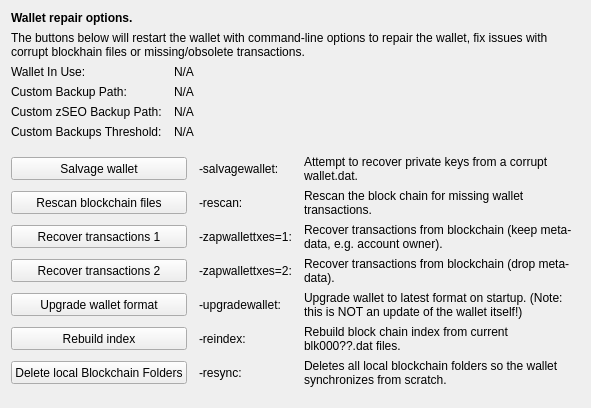
     <widget class="QWidget" name="tab_repair">
      <attribute name="title">
       <string>&amp;Wallet Repair</string>
      </attribute>
      <layout class="QGridLayout" name="gridLayout_4" columnstretch="0,0,0,0">
       <property name="horizontalSpacing">
        <number>12</number>
       </property>
       <item row="0" column="0" colspan="4">
        <widget class="QLabel" name="label_repair_header">
         <property name="font">
          <font>
           <weight>75</weight>
           <bold>true</bold>
          </font>
         </property>
         <property name="text">
          <string>Wallet repair options.</string>
         </property>
        </widget>
       </item>
       <item row="1" column="0" colspan="4">
        <widget class="QLabel" name="label_repair_helptext">
         <property name="font">
          <font>
           <weight>50</weight>
           <bold>false</bold>
          </font>
         </property>
         <property name="text">
          <string>The buttons below will restart the wallet with command-line options to repair the wallet, fix issues with corrupt blockhain files or missing/obsolete transactions.</string>
         </property>
         <property name="wordWrap">
          <bool>true</bool>
         </property>
        </widget>
       </item>
       <item row="2" column="0">
        <widget class="QLabel" name="wallet_path_label">
         <property name="text">
          <string>Wallet In Use:</string>
         </property>
        </widget>
       </item>
       <item row="2" column="1" colspan="3">
        <widget class="QLabel" name="wallet_path">
         <property name="cursor">
          <cursorShape>IBeamCursor</cursorShape>
         </property>
         <property name="text">
          <string>N/A</string>
         </property>
         <property name="textFormat">
          <enum>Qt::PlainText</enum>
         </property>
         <property name="textInteractionFlags">
          <set>Qt::LinksAccessibleByMouse|Qt::TextSelectableByKeyboard|Qt::TextSelectableByMouse</set>
         </property>
        </widget>
       </item>
       <item row="3" column="0">
        <widget class="QLabel" name="wallet_custombackuppath_label">
         <property name="text">
          <string>Custom Backup Path:</string>
         </property>
         <property name="visible">
          <bool>false</bool>
         </property>
        </widget>
       </item>
       <item row="3" column="1" colspan="3">
        <widget class="QLabel" name="wallet_custombackuppath">
         <property name="cursor">
          <cursorShape>IBeamCursor</cursorShape>
         </property>
         <property name="text">
          <string>N/A</string>
         </property>
         <property name="textFormat">
          <enum>Qt::PlainText</enum>
         </property>
         <property name="textInteractionFlags">
          <set>Qt::LinksAccessibleByMouse|Qt::TextSelectableByKeyboard|Qt::TextSelectableByMouse</set>
         </property>
         <property name="visible">
          <bool>false</bool>
         </property>
        </widget>
       </item>
       <item row="4" column="0">
        <widget class="QLabel" name="wallet_customzclpbackuppath_label">
         <property name="text">
          <string>Custom zSEO Backup Path:</string>
         </property>
         <property name="visible">
          <bool>false</bool>
         </property>
        </widget>
       </item>
       <item row="4" column="1" colspan="3">
        <widget class="QLabel" name="wallet_customzclpbackuppath">
         <property name="cursor">
          <cursorShape>IBeamCursor</cursorShape>
         </property>
         <property name="text">
          <string>N/A</string>
         </property>
         <property name="textFormat">
          <enum>Qt::PlainText</enum>
         </property>
         <property name="textInteractionFlags">
          <set>Qt::LinksAccessibleByMouse|Qt::TextSelectableByKeyboard|Qt::TextSelectableByMouse</set>
         </property>
         <property name="visible">
          <bool>false</bool>
         </property>
        </widget>
       </item>
       <item row="5" column="0">
        <widget class="QLabel" name="wallet_custombackupthreshold_label">
         <property name="text">
          <string>Custom Backups Threshold:</string>
         </property>
         <property name="visible">
          <bool>false</bool>
         </property>
        </widget>
       </item>
       <item row="5" column="1" colspan="3">
        <widget class="QLabel" name="wallet_custombackupthreshold">
         <property name="cursor">
          <cursorShape>IBeamCursor</cursorShape>
         </property>
         <property name="text">
          <string>N/A</string>
         </property>
         <property name="textFormat">
          <enum>Qt::PlainText</enum>
         </property>
         <property name="textInteractionFlags">
          <set>Qt::LinksAccessibleByMouse|Qt::TextSelectableByKeyboard|Qt::TextSelectableByMouse</set>
         </property>
         <property name="visible">
          <bool>false</bool>
         </property>
        </widget>
       </item>
       <item row="6" column="0">
        <spacer name="verticalSpacer_repair1">
         <property name="orientation">
          <enum>Qt::Vertical</enum>
         </property>
         <property name="sizeHint" stdset="0">
          <size>
           <width>10</width>
           <height>10</height>
          </size>
         </property>
        </spacer>
       </item>
       <item row="7" column="0" colspan="2">
        <widget class="QPushButton" name="btn_salvagewallet">
         <property name="minimumSize">
          <size>
           <width>100</width>
           <height>23</height>
          </size>
         </property>
         <property name="text">
          <string>Salvage wallet</string>
         </property>
        </widget>
       </item>
       <item row="7" column="2">
        <widget class="QLabel" name="label_repair_salvage_command">
         <property name="text">
          <string notr="true">-salvagewallet:</string>
         </property>
        </widget>
       </item>
       <item row="7" column="3">
        <widget class="QLabel" name="label_repair_salvage">
         <property name="text">
          <string>Attempt to recover private keys from a corrupt wallet.dat.</string>
         </property>
         <property name="wordWrap">
          <bool>true</bool>
         </property>
        </widget>
       </item>
       <item row="8" column="0" colspan="2">
        <widget class="QPushButton" name="btn_rescan">
         <property name="minimumSize">
          <size>
           <width>100</width>
           <height>23</height>
          </size>
         </property>
         <property name="text">
          <string>Rescan blockchain files</string>
         </property>
        </widget>
       </item>
       <item row="8" column="2">
        <widget class="QLabel" name="label_repair_rescan_command">
         <property name="text">
          <string notr="true">-rescan:</string>
         </property>
        </widget>
       </item>
       <item row="8" column="3">
        <widget class="QLabel" name="label_repair_rescan">
         <property name="text">
          <string>Rescan the block chain for missing wallet transactions.</string>
         </property>
         <property name="wordWrap">
          <bool>true</bool>
         </property>
        </widget>
       </item>
       <item row="9" column="0" colspan="2">
        <widget class="QPushButton" name="btn_zapwallettxes1">
         <property name="minimumSize">
          <size>
           <width>100</width>
           <height>23</height>
          </size>
         </property>
         <property name="text">
          <string>Recover transactions 1</string>
         </property>
        </widget>
       </item>
       <item row="9" column="2">
        <widget class="QLabel" name="label_repair_zap1_command">
         <property name="text">
          <string notr="true">-zapwallettxes=1:</string>
         </property>
        </widget>
       </item>
       <item row="9" column="3">
        <widget class="QLabel" name="label_repair_zap1">
         <property name="text">
          <string>Recover transactions from blockchain (keep meta-data, e.g. account owner).</string>
         </property>
         <property name="wordWrap">
          <bool>true</bool>
         </property>
        </widget>
       </item>
       <item row="10" column="0" colspan="2">
        <widget class="QPushButton" name="btn_zapwallettxes2">
         <property name="minimumSize">
          <size>
           <width>100</width>
           <height>23</height>
          </size>
         </property>
         <property name="text">
          <string>Recover transactions 2</string>
         </property>
        </widget>
       </item>
       <item row="10" column="2">
        <widget class="QLabel" name="label_repair_zap2_command">
         <property name="text">
          <string notr="true">-zapwallettxes=2:</string>
         </property>
        </widget>
       </item>
       <item row="10" column="3">
        <widget class="QLabel" name="label_repair_zap2">
         <property name="text">
          <string>Recover transactions from blockchain (drop meta-data).</string>
         </property>
         <property name="wordWrap">
          <bool>true</bool>
         </property>
        </widget>
       </item>
       <item row="11" column="0" colspan="2">
        <widget class="QPushButton" name="btn_upgradewallet">
         <property name="minimumSize">
          <size>
           <width>100</width>
           <height>23</height>
          </size>
         </property>
         <property name="text">
          <string>Upgrade wallet format</string>
         </property>
        </widget>
       </item>
       <item row="11" column="2">
        <widget class="QLabel" name="label_repair_upgrade_command">
         <property name="text">
          <string notr="true">-upgradewallet:</string>
         </property>
        </widget>
       </item>
       <item row="11" column="3">
        <widget class="QLabel" name="label_repair_upgrade">
         <property name="text">
          <string>Upgrade wallet to latest format on startup. (Note: this is NOT an update of the wallet itself!)</string>
         </property>
         <property name="wordWrap">
          <bool>true</bool>
         </property>
        </widget>
       </item>
       <item row="12" column="0" colspan="2">
        <widget class="QPushButton" name="btn_reindex">
         <property name="minimumSize">
          <size>
           <width>100</width>
           <height>23</height>
          </size>
         </property>
         <property name="text">
          <string>Rebuild index</string>
         </property>
        </widget>
       </item>
       <item row="12" column="2">
        <widget class="QLabel" name="label_repair_reindex_command">
         <property name="text">
          <string notr="true">-reindex:</string>
         </property>
        </widget>
       </item>
       <item row="12" column="3">
        <widget class="QLabel" name="label_repair_reindex">
         <property name="text">
          <string>Rebuild block chain index from current blk000??.dat files.</string>
         </property>
         <property name="wordWrap">
          <bool>true</bool>
         </property>
        </widget>
       </item>
       <item row="13" column="0" colspan="2">
        <widget class="QPushButton" name="btn_resync">
         <property name="minimumSize">
          <size>
           <width>100</width>
           <height>23</height>
          </size>
         </property>
         <property name="text">
          <string>Delete local Blockchain Folders</string>
         </property>
        </widget>
       </item>
       <item row="13" column="2">
        <widget class="QLabel" name="label_repair_resync_command">
         <property name="text">
          <string>-resync:</string>
         </property>
        </widget>
       </item>
       <item row="13" column="3">
        <widget class="QLabel" name="label_repair_resync">
         <property name="text">
          <string>Deletes all local blockchain folders so the wallet synchronizes from scratch.</string>
         </property>
         <property name="wordWrap">
          <bool>true</bool>
         </property>
        </widget>
       </item>
       <item row="14" column="0">
        <spacer name="verticalSpacer_repair2">
         <property name="orientation">
          <enum>Qt::Vertical</enum>
         </property>
         <property name="sizeHint" stdset="0">
          <size>
           <width>20</width>
           <height>10</height>
          </size>
         </property>
        </spacer>
       </item>
      </layout>
     </widget>
